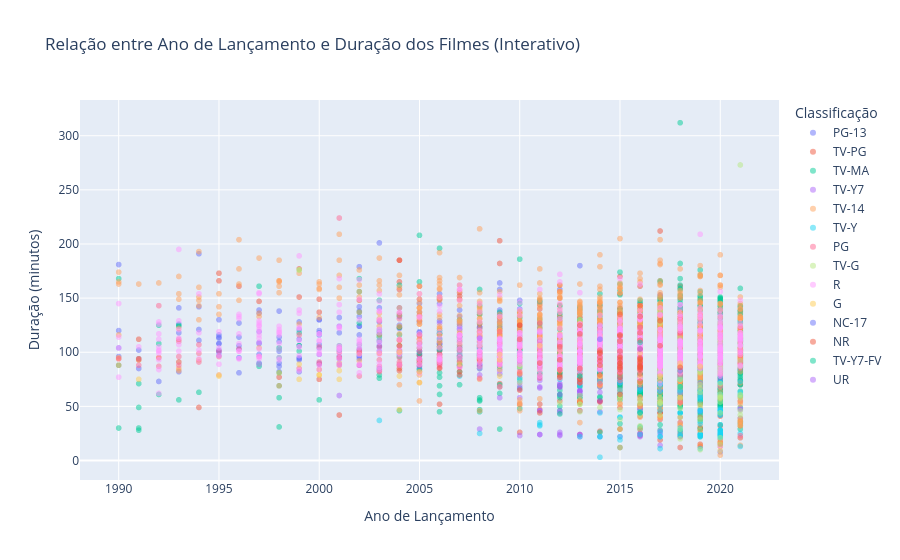

This figure's notebook cell:
### Code cell
# --- Plotly: Scatter Plot Interativo ---
fig = px.scatter(
    movies_recentes,
    x="release_year",
    y="duration_min",
    color="rating",
    hover_name="title",
    opacity=0.5,
    title="Relação entre Ano de Lançamento e Duração dos Filmes (Interativo)",
    labels={"release_year": "Ano de Lançamento", "duration_min": "Duração (minutos)", "rating": "Classificação"}
)
fig.show()

### Figure 1 — Plotly figure (JSON) as saved in the notebook; plotly's stock layout.template omitted (floating-point values rounded to 4 significant figures; data arrays with more than 128 entries replaced by an {"elided": "..."} marker saying what was removed)
{"data": [{"hovertemplate": "<b>%{hovertext}</b><br><br>Classificação=PG-13<br>Ano de Lançamento=%{x}<br>Duração (minutos)=%{y}<extra></extra>", "hovertext": {"elided": "476 str values"}, "legendgroup": "PG-13", "marker": {"color": "#636efa", "opacity": 0.5, "symbol": "circle"}, "mode": "markers", "name": "PG-13", "showlegend": true, "type": "scattergl", "x": {"elided": "476 int values"}, "xaxis": "x", "y": {"elided": "476 float values"}, "yaxis": "y"}, {"hovertemplate": "<b>%{hovertext}</b><br><br>Classificação=TV-PG<br>Ano de Lançamento=%{x}<br>Duração (minutos)=%{y}<extra></extra>", "hovertext": {"elided": "506 str values"}, "legendgroup": "TV-PG", "marker": {"color": "#EF553B", "opacity": 0.5, "symbol": "circle"}, "mode": "markers", "name": "TV-PG", "showlegend": true, "type": "scattergl", "x": {"elided": "506 int values"}, "xaxis": "x", "y": {"elided": "506 float values"}, "yaxis": "y"}, {"hovertemplate": "<b>%{hovertext}</b><br><br>Classificação=TV-MA<br>Ano de Lançamento=%{x}<br>Duração (minutos)=%{y}<extra></extra>", "hovertext": {"elided": "2033 str values"}, "legendgroup": "TV-MA", "marker": {"color": "#00cc96", "opacity": 0.5, "symbol": "circle"}, "mode": "markers", "name": "TV-MA", "showlegend": true, "type": "scattergl", "x": {"elided": "2033 int values"}, "xaxis": "x", "y": {"elided": "2033 float values"}, "yaxis": "y"}, {"hovertemplate": "<b>%{hovertext}</b><br><br>Classificação=TV-Y7<br>Ano de Lançamento=%{x}<br>Duração (minutos)=%{y}<extra></extra>", "hovertext": {"elided": "139 str values"}, "legendgroup": "TV-Y7", "marker": {"color": "#ab63fa", "opacity": 0.5, "symbol": "circle"}, "mode": "markers", "name": "TV-Y7", "showlegend": true, "type": "scattergl", "x": {"elided": "139 int values"}, "xaxis": "x", "y": {"elided": "139 float values"}, "yaxis": "y"}, {"hovertemplate": "<b>%{hovertext}</b><br><br>Classificação=TV-14<br>Ano de Lançamento=%{x}<br>Duração (minutos)=%{y}<extra></extra>", "hovertext": {"elided": "1352 str values"}, "legendgroup": "TV-14", "marker": {"color": "#FFA15A", "opacity": 0.5, "symbol": "circle"}, "mode": "markers", "name": "TV-14", "showlegend": true, "type": "scattergl", "x": {"elided": "1352 int values"}, "xaxis": "x", "y": {"elided": "1352 float values"}, "yaxis": "y"}, {"hovertemplate": "<b>%{hovertext}</b><br><br>Classificação=TV-Y<br>Ano de Lançamento=%{x}<br>Duração (minutos)=%{y}<extra></extra>", "hovertext": {"elided": "131 str values"}, "legendgroup": "TV-Y", "marker": {"color": "#19d3f3", "opacity": 0.5, "symbol": "circle"}, "mode": "markers", "name": "TV-Y", "showlegend": true, "type": "scattergl", "x": {"elided": "131 int values"}, "xaxis": "x", "y": {"elided": "131 float values"}, "yaxis": "y"}, {"hovertemplate": "<b>%{hovertext}</b><br><br>Classificação=PG<br>Ano de Lançamento=%{x}<br>Duração (minutos)=%{y}<extra></extra>", "hovertext": {"elided": "258 str values"}, "legendgroup": "PG", "marker": {"color": "#FF6692", "opacity": 0.5, "symbol": "circle"}, "mode": "markers", "name": "PG", "showlegend": true, "type": "scattergl", "x": {"elided": "258 int values"}, "xaxis": "x", "y": {"elided": "258 float values"}, "yaxis": "y"}, {"hovertemplate": "<b>%{hovertext}</b><br><br>Classificação=TV-G<br>Ano de Lançamento=%{x}<br>Duração (minutos)=%{y}<extra></extra>", "hovertext": ["You vs. Wild: Out Cold", "Headspace: Unwind Your Mind", "Sam Smith: Love Goes - Live at Abbey Road Studios", "Words Bubble Up Like Soda Pop", "Lee Su-geun: The Sense Coach", "This Little Love Of Mine", "Si Doel the Movie 2", "Fireplace 4K: Crackling Birchwood from Fireplace for Your Home", "Fireplace 4K: Classic Crackling Fireplace from Fireplace for Your Home", "From Stress to Happiness", "One Like It", "Perfume Imaginary Museum “Time Warp”", "Reframe THEATER EXPERIENCE with you", "Nate Bargatze: The Greatest Average American", "Just In Time", "Connected", "Brian Regan: On the Rocks", "Wave of Cinema: Surat dari Timur", "Double Dad", "Isa Pa with Feelings", "Cemara's Family", "Just The Way You Are", "The Princess Switch: Switched Again", "Three Words to Forever", "A Very Country Christmas", "Hometown Holiday", "A Very Special Love", "Midnight at the Magnolia", "Operation Christmas Drop", "Kiss the Ground", "Dhh", "Satria Heroes: Revenge of the Darkness", "My Octopus Teacher", "Sky Tour: The Movie", "Beyond the Boundary: ICC Women's T20 World Cup Australia 2020", "Malibu Rescue: The Next Wave", "Sugar High", "Your Excellency", "#FriendButMarried 2", "Feel the Beat", "One Take", "Spelling the Dream", "Cook Off", "One Day We'll Talk About Today", "Si Doel the Movie 3", "#FriendButMarried", "Fan of Amoory", "Luccas Neto em: Acampamento de Férias 2", "My Stupid Boss", "Stunt School", "The Main Event", "The Little Vampire", "Making Unorthodox", "Misfit 2", "Together For Eternity", "Luccas Neto in: Children's Day", "Guatemala: Heart of the Mayan World", "Lorena, Light-Footed Woman", "Luccas Neto in: Summer Camp", "Little Miss Sumo", "Birders", "River, el más grande siempre", "Malibu Rescue", "Pants on Fire", "Radio Rebel", "Prince of Peoria: A Christmas Moose Miracle", "Free Rein: The Twelve Neighs of Christmas", "The Holiday Calendar", "Going for Gold", "Pacificum: Return to the Ocean", "Expedition China", "Ladies First", "48 Christmas Wishes", "Christmas Inheritance", "Pettersson and Findus 2", "The Guardian Brothers", "Mariah Carey's Merriest Christmas", "Shrek the Musical", "A Holiday Engagement", "All Hallows' Eve", "Alpha and Omega 2: A Howl-iday Adventure", "AlphaGo", "Beak & Brain: Genius Birds From Down Under", "Bob's Broken Sleigh", "Bugs", "Camp Cool Kids", "Chandani: The Daughter of the Elephant Whisperer", "Christmas in the Smokies", "Covered: Alive in Asia", "Dream Big: Engineering Our World", "Elizabeth at 90: A Family Tribute", "Guy Martin: Last Flight of the Vulcan Bomber", "Hans Zimmer: Live in Prague", "Harriet the Spy: Blog Wars", "Nova: Ultimate Mars Challenge", "Hum Saath-Saath Hain", "Koko: The Gorilla Who Talks", "LEGO House - Home of the Brick", "Monster High: Scaris, City of Frights", "National Parks Adventure", "NOVA: Black Hole Apocalypse", "NOVA: Death Dive to Saturn", "NOVA: Eclipse Over America", "Santa's Apprentice", "Siddhant", "Skydancers", "Sustainable", "The Incredible Story of the Giant Pear", "Waterschool", "The Search for Life in Space", "The Tigers of Scotland", "Treasures from the Wreck of the Unbelievable", "You Can Tutu", "Our Planet - Behind The Scenes", "Nature: Raising the Dinosaur Giant", "Kitty Love: An Homage to Cats", "A Christmas Catch", "American Factory: A Conversation with the Obamas", "Free Rein: Valentine's Day", "The Princess Switch", "Beary Tales", "NOVA: Bird Brain", "One Heart: The A.R. Rahman Concert Film"], "legendgroup": "TV-G", "marker": {"color": "#B6E880", "opacity": 0.5, "symbol": "circle"}, "mode": "markers", "name": "TV-G", "showlegend": true, "type": "scattergl", "x": [2021, 2021, 2020, 2021, 2021, 2021, 2019, 2015, 2015, 2020, 2020, 2020, 2020, 2021, 2020, 2021, 2021, 2020, 2020, 2019, 2018, 2016, 2020, 2018, 2017, 2018, 2008, 2020, 2020, 2020, 2017, 2017, 2020, 2020, 2020, 2020, 2020, 2019, 2020, 2020, 2020, 2020, 2017, 2020, 2020, 2018, 2018, 2020, 2016, 2019, 2020, 2017, 2020, 2019, 1999, 2019, 2019, 2019, 2019, 2018, 2019, 2019, 2019, 2014, 2012, 2018, 2018, 2018, 2018, 2017, 2017, 2018, 2017, 2017, 2016, 2016, 2015, 2013, 2011, 2016, 2013, 2017, 2013, 2015, 2016, 2017, 2010, 2015, 2016, 2017, 2016, 2015, 2017, 2010, 2012, 1999, 2016, 2018, 2013, 2016, 2018, 2017, 2017, 2010, 2014, 2014, 2016, 2018, 2018, 2016, 2017, 2017, 2017, 2019, 2016, 2021, 2018, 2019, 2019, 2018, 2013, 2017, 2017], "xaxis": "x", "y": [106.0, 273.0, 61.0, 87.0, 46.0, 92.0, 95.0, 60.0, 60.0, 58.0, 15.0, 54.0, 84.0, 60.0, 92.0, 42.0, 58.0, 58.0, 105.0, 102.0, 110.0, 107.0, 97.0, 107.0, 84.0, 84.0, 107.0, 87.0, 96.0, 85.0, 127.0, 92.0, 86.0, 93.0, 59.0, 71.0, 44.0, 120.0, 104.0, 110.0, 86.0, 83.0, 100.0, 128.0, 93.0, 102.0, 109.0, 81.0, 107.0, 95.0, 103.0, 83.0, 21.0, 82.0, 176.0, 81.0, 67.0, 28.0, 87.0, 20.0, 38.0, 105.0, 70.0, 87.0, 90.0, 29.0, 58.0, 95.0, 88.0, 74.0, 78.0, 40.0, 84.0, 105.0, 82.0, 86.0, 38.0, 130.0, 92.0, 92.0, 45.0, 90.0, 52.0, 47.0, 73.0, 104.0, 87.0, 88.0, 75.0, 42.0, 90.0, 57.0, 138.0, 87.0, 53.0, 176.0, 56.0, 48.0, 60.0, 42.0, 113.0, 54.0, 53.0, 72.0, 105.0, 49.0, 92.0, 75.0, 68.0, 32.0, 58.0, 82.0, 87.0, 63.0, 53.0, 61.0, 87.0, 10.0, 51.0, 102.0, 52.0, 53.0, 87.0], "yaxis": "y"}, {"hovertemplate": "<b>%{hovertext}</b><br><br>Classificação=R<br>Ano de Lançamento=%{x}<br>Duração (minutos)=%{y}<extra></extra>", "hovertext": {"elided": "761 str values"}, "legendgroup": "R", "marker": {"color": "#FF97FF", "opacity": 0.5, "symbol": "circle"}, "mode": "markers", "name": "R", "showlegend": true, "type": "scattergl", "x": {"elided": "761 int values"}, "xaxis": "x", "y": {"elided": "761 float values"}, "yaxis": "y"}, {"hovertemplate": "<b>%{hovertext}</b><br><br>Classificação=G<br>Ano de Lançamento=%{x}<br>Duração (minutos)=%{y}<extra></extra>", "hovertext": ["A Champion Heart", "Hachi: A Dog's Tale", "Canvas", "A Shaun the Sheep Movie: Farmageddon", "Garfield's Pet Force", "Jimmy Neutron: Boy Genius", "Rugrats in Paris: The Movie", "The Rugrats Movie", "Spookley the Square Pumpkin", "The Pixar Story", "Pup Star: World Tour", "Ghost of the Mountains", "Growing Up Wild", "Tini: The New Life of Violetta", "Pup Star", "An American Tail: Fievel Goes West", "An American Tail: The Mystery of the Night Monster", "An American Tail: The Treasures of Manhattan Island", "Balto", "Balto 2: Wolf Quest", "Balto 3: Wings of Change", "Chicken Little", "Justin Bieber: Never Say Never", "Océans", "Tarzan", "Tarzan 2", "The Pirate Fairy", "The Polar Express", "The Princess and the Frog", "Tinker Bell and the Legend of the NeverBeast"], "legendgroup": "G", "marker": {"color": "#FECB52", "opacity": 0.5, "symbol": "circle"}, "mode": "markers", "name": "G", "showlegend": true, "type": "scattergl", "x": [2018, 2009, 2020, 2019, 2009, 2001, 2000, 1998, 2004, 2007, 2018, 2017, 2016, 2016, 2016, 1991, 1999, 2000, 1995, 2001, 2004, 2005, 2011, 2009, 1999, 2005, 2014, 2004, 2009, 2014], "xaxis": "x", "y": [90.0, 93.0, 9.0, 87.0, 78.0, 83.0, 79.0, 81.0, 47.0, 89.0, 87.0, 78.0, 78.0, 99.0, 92.0, 75.0, 75.0, 79.0, 78.0, 75.0, 78.0, 82.0, 106.0, 84.0, 89.0, 72.0, 78.0, 100.0, 98.0, 78.0], "yaxis": "y"}, {"hovertemplate": "<b>%{hovertext}</b><br><br>Classificação=NC-17<br>Ano de Lançamento=%{x}<br>Duração (minutos)=%{y}<extra></extra>", "hovertext": ["Swearnet: The Movie", "Blue Is the Warmest Color", "Lady-Like"], "legendgroup": "NC-17", "marker": {"color": "#636efa", "opacity": 0.5, "symbol": "circle"}, "mode": "markers", "name": "NC-17", "showlegend": true, "type": "scattergl", "x": [2014, 2013, 2018], "xaxis": "x", "y": [112.0, 180.0, 83.0], "yaxis": "y"}, {"hovertemplate": "<b>%{hovertext}</b><br><br>Classificação=NR<br>Ano de Lançamento=%{x}<br>Duração (minutos)=%{y}<extra></extra>", "hovertext": ["(T)ERROR", "13 Cameras", "4th Man Out", "A Russell Peters Christmas", "Act of Vengeance", "Adventures in Public School", "After Porn Ends", "APEX: The Story of the Hypercar", "Asura: The City of Madness", "Back and Forth", "Backcountry", "Band of Robbers", "Bill Burr: Let It Go", "Chittagong", "Daemonium", "Daughters of the Dust", "Democrats", "Diary of a Chambermaid", "Exit Strategy", "Fandry", "Fifty", "Fishtail", "GLOW: The Story of the Gorgeous Ladies of Wrestling", "God of War", "Happy Times", "Harry Benson: Shoot First", "Holy Hell", "Hot Bot", "How to Change the World", "I Am Sun Mu", "Iliza Shlesinger: War Paint", "INDIA", "Iverson", "Katt Williams: Live", "King Jack", "Kristy", "Little Sister", "Look Who's Back", "Master", "Miss Representation", "Miss Stevens", "Murder Party", "Namour", "Newtown", "Nymphomaniac: Volume 1", "Operation Chromite", "Pablo Escobar: Angel or Demon?", "Prescription Thugs", "Raiders!: The Story of the Greatest Fan Film Ever Made", "Rats", "Revelations", "Rezeta", "Russell Peters: Notorious", "Solo Con Tu Pareja", "Sons of Ben", "Sour Grapes", "Stop at Nothing: The Lance Armstrong Story", "Stronger Than the World", "Suburra", "The Pass", "The River Thief", "The Similars", "This Was Tomorrow", "Thorne: Scaredy Cat", "Thorne: Sleepyhead", "Total Frat Movie", "Ugly", "Viceroy's House", "Vizontele Tuuba", "When Hari Got Married"], "legendgroup": "NR", "marker": {"color": "#EF553B", "opacity": 0.5, "symbol": "circle"}, "mode": "markers", "name": "NR", "showlegend": true, "type": "scattergl", "x": [2015, 2015, 2015, 2011, 2010, 2018, 2012, 2016, 2016, 2016, 2014, 2015, 2010, 2012, 2015, 1991, 2014, 2015, 2012, 2014, 2015, 2015, 2012, 2017, 2014, 2016, 2016, 2016, 2015, 2015, 2013, 2014, 2014, 2006, 2015, 2013, 2016, 2015, 2016, 2011, 2016, 2007, 2016, 2016, 2013, 2016, 2007, 2015, 2015, 2016, 2016, 2012, 2013, 1991, 2016, 2016, 2014, 2016, 2015, 2016, 2016, 2015, 2015, 2010, 2010, 2016, 2013, 2017, 2004, 2013], "xaxis": "x", "y": [84.0, 90.0, 86.0, 44.0, 112.0, 86.0, 93.0, 86.0, 133.0, 95.0, 92.0, 95.0, 65.0, 105.0, 115.0, 112.0, 99.0, 96.0, 79.0, 102.0, 101.0, 61.0, 77.0, 129.0, 79.0, 90.0, 103.0, 93.0, 110.0, 88.0, 75.0, 95.0, 88.0, 85.0, 81.0, 85.0, 91.0, 116.0, 143.0, 90.0, 86.0, 79.0, 80.0, 84.0, 117.0, 111.0, 82.0, 86.0, 93.0, 88.0, 118.0, 84.0, 72.0, 94.0, 73.0, 85.0, 100.0, 123.0, 135.0, 87.0, 87.0, 90.0, 77.0, 125.0, 125.0, 94.0, 125.0, 106.0, 106.0, 75.0], "yaxis": "y"}, {"hovertemplate": "<b>%{hovertext}</b><br><br>Classificação=TV-Y7-FV<br>Ano de Lançamento=%{x}<br>Duração (minutos)=%{y}<extra></extra>", "hovertext": ["Dear Dracula", "Leo the Lion", "Little Singham aur Kaal ka Mahajaal", "Motu Patlu: King of Kings", "LEGO Ninjago: Masters of Spinjitzu: Day of the Departed"], "legendgroup": "TV-Y7-FV", "marker": {"color": "#00cc96", "opacity": 0.5, "symbol": "circle"}, "mode": "markers", "name": "TV-Y7-FV", "showlegend": true, "type": "scattergl", "x": [2012, 2013, 2018, 2016, 2016], "xaxis": "x", "y": [43.0, 78.0, 68.0, 109.0, 44.0], "yaxis": "y"}, {"hovertemplate": "<b>%{hovertext}</b><br><br>Classificação=UR<br>Ano de Lançamento=%{x}<br>Duração (minutos)=%{y}<extra></extra>", "hovertext": ["Sex Doll", "You Don't Mess with the Zohan"], "legendgroup": "UR", "marker": {"color": "#ab63fa", "opacity": 0.5, "symbol": "circle"}, "mode": "markers", "name": "UR", "showlegend": true, "type": "scattergl", "x": [2016, 2008], "xaxis": "x", "y": [103.0, 113.0], "yaxis": "y"}], "layout": {"legend": {"title": {"text": "Classificação"}, "tracegroupgap": 0}, "title": {"text": "Relação entre Ano de Lançamento e Duração dos Filmes (Interativo)"}, "xaxis": {"anchor": "y", "domain": [0, 1], "title": {"text": "Ano de Lançamento"}}, "yaxis": {"anchor": "x", "domain": [0, 1], "title": {"text": "Duração (minutos)"}}}}
